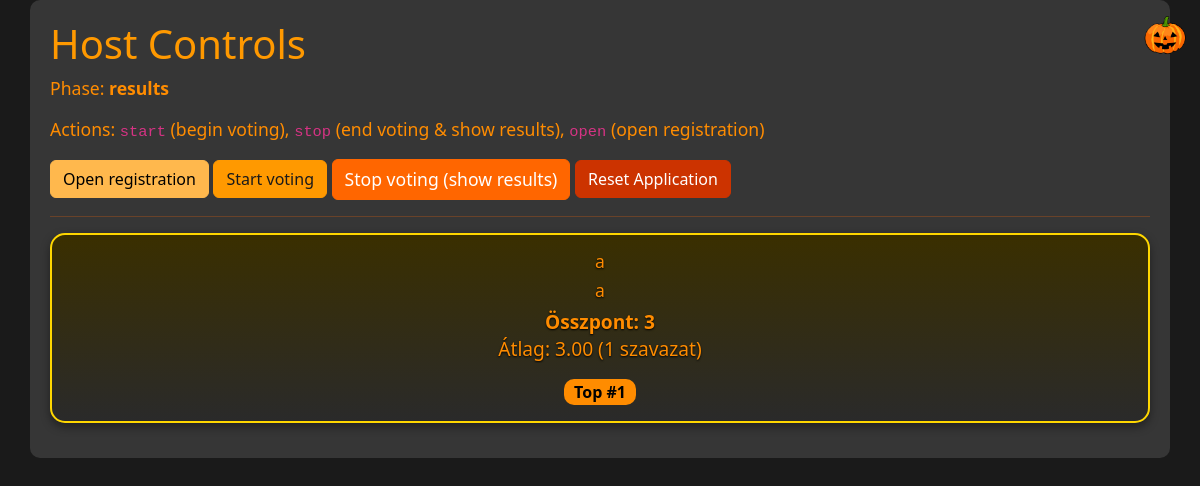
Before: /start_vote.php (signed in) with the older database file.
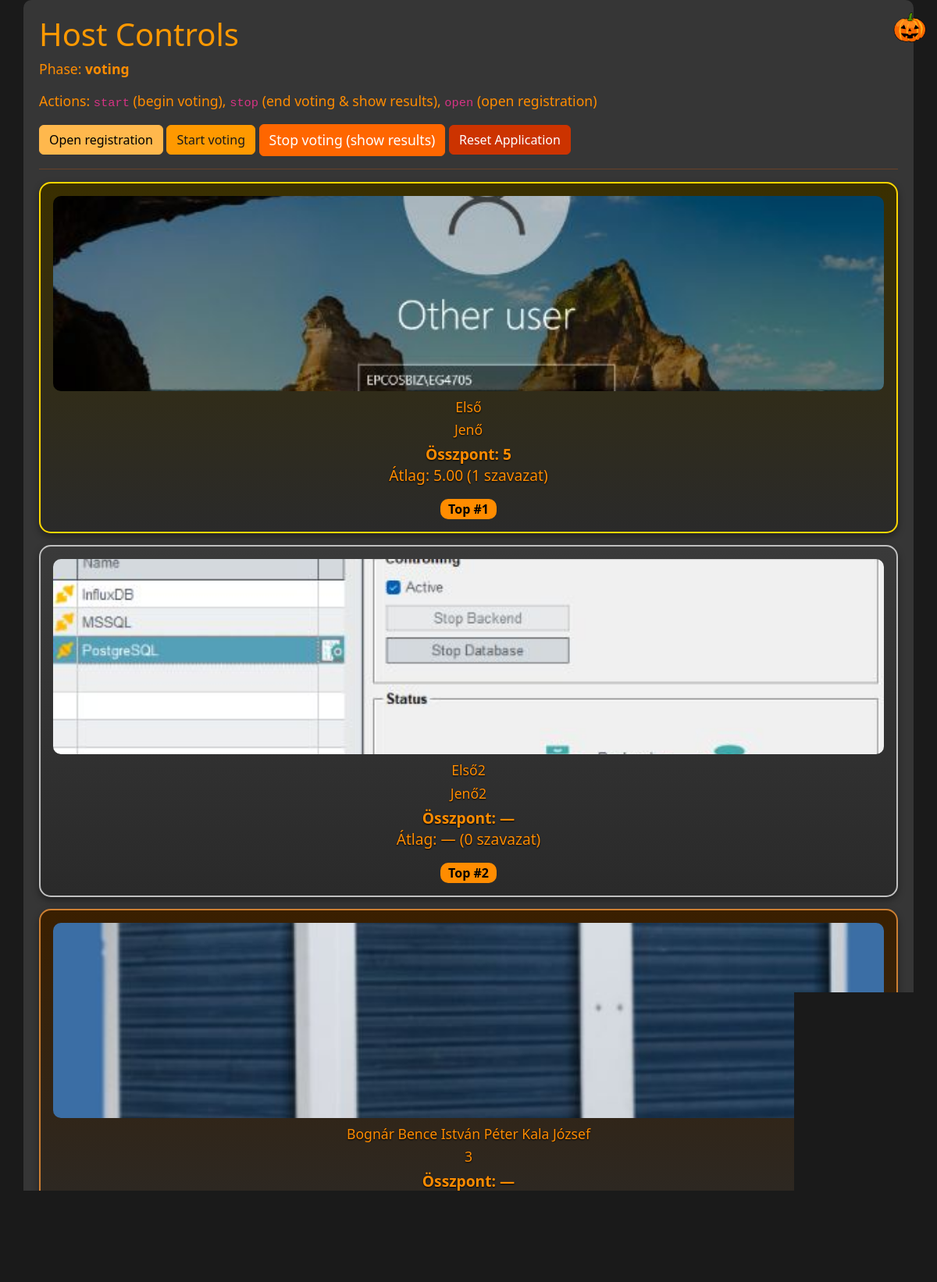
After: the same page with the newer database file.
### tables this page shows
CREATE TABLE meta (
    k TEXT PRIMARY KEY,
    v TEXT
);

CREATE TABLE participants (
    id INTEGER PRIMARY KEY AUTOINCREMENT,
    name TEXT NOT NULL,
    costume TEXT NOT NULL,
    photo TEXT,
    created_at INTEGER NOT NULL DEFAULT (strftime('%s','now'))
);

### inc/db.php (called while the page is built, shortened)
<?php
function get_phase($pdo) {
    $st = $pdo->query("SELECT v FROM meta WHERE k='phase'");
    $r = $st->fetchColumn();
    return $r ?: 'registration';
}
?>

### inc/functions.php (called while the page is built, shortened)
<?php
require_once __DIR__ . '/db.php';
function h($s){ return htmlspecialchars($s, ENT_QUOTES); }
?>

### start_vote.php (the view, shortened to what this page needs)
<?php
require 'inc/db.php';
require 'inc/functions.php';
$rows = $pdo->query('
  SELECT
    p.*,
    (SELECT SUM(score) FROM votes v WHERE v.participant_id = p.id) AS total_score,
    (SELECT AVG(score) FROM votes v WHERE v.participant_id = p.id) AS avg_score,
    (SELECT COUNT(*) FROM votes v WHERE v.participant_id = p.id) AS votes_count
  FROM participants p
  ORDER BY total_score DESC NULLS LAST, avg_score DESC
')->fetchAll();
$phase = get_phase($pdo);
?>
<!doctype html>
<html><head><meta charset="utf-8"><title>Host Controls</title>
<link rel="stylesheet" href="https://cdn.jsdelivr.net/npm/bootstrap@5.3.0/dist/css/bootstrap.min.css">
<link rel="stylesheet" href="assets/css/custom.css">
</head><body>
<div class="container" style="padding:20px">
  <h1>Host Controls</h1>
  <p>Phase: <strong><?php echo h($phase); ?></strong></p>
  <p>Actions: <code>start</code> (begin voting), <code>stop</code> (end voting & show results), <code>open</code> (open registration)</p>
  <p>
    <a class="btn btn-warning" href="start_vote.php?action=open">Open registration</a>
    <a class="btn btn-success" href="start_vote.php?action=start">Start voting</a>
    <a class="btn btn-primary" href="start_vote.php?action=stop">Stop voting (show results)</a>
    <a class="btn btn-danger" href="reset.php" onclick="return confirm('Are you sure? This will delete the database and all uploads!')">Reset Application</a>
  </p>
  <hr>
  <?php $i=0; foreach ($rows as $r): $i++; ?>
    <?php
      $rankClass = '';
      if ($i === 1) $rankClass = 'gold';
      elseif ($i === 2) $rankClass = 'silver';
      elseif ($i === 3) $rankClass = 'bronze';
    ?>
    <div class="col-12">
      <div class="card result-card <?php echo $rankClass; ?> p-3 text-center">
        <?php if ($r['photo']): ?>
          <img src="<?php echo h($r['photo']); ?>" class="photo" alt="photo">
        <?php endif; ?>
        <div class="result-card-content">
          <h4><?php echo h($r['name']); ?></h4>
          <p><?php echo h($r['costume']); ?></p>
          <p style="font-size:1.2rem">
            <strong>Összpont: <?php echo $r['total_score'] ? number_format($r['total_score'],0) : '—'; ?></strong><br>
            Átlag: <?php echo $r['avg_score'] ? number_format($r['avg_score'],2) : '—'; ?>
            (<?php echo $r['votes_count']; ?> szavazat)
          </p>
          <?php if ($i<=3): ?><div class="badge rank-badge">Top #<?php echo $i; ?></div><?php endif; ?>
        </div>
      </div>
    </div>
  <?php endforeach; ?>
<a href="index.php">
  <img src="assets/images/pumpkin.png" class="pumpkin" alt="pumpkin">
</a>
</div>
</body></html>

### assets/css/custom.css (style rules this page uses)
body { position: relative; background-color: #1a1a1a; color: #ff8c00; font-family: 'Segoe UI', Tahoma, Geneva, Verdana, sans-serif; font-size: 1.1rem; line-height: 1.4; overflow-x: hidden; }
body::before { content: ""; position: fixed; top: 0; left: 0; width: 100%; height: 100%; background-image: url("../images/spiderweb.png"); background-size: cover; background-position: center; background-repeat: no-repeat; opacity: 0.3; z-index: -1; pointer-events: none; }
h1, h2, h3, h4, h5, h6 { color: #ff9900; margin-bottom: 0.5rem; }
.container { background-color: #363636; padding: 20px; border-radius: 10px; }
.btn-primary { background-color: #ff6600; border-color: #ff6600; font-size: 1.1rem; }
.btn-success { background-color: #ff9900; border-color: #ff9900; color: #1a1a1a; }
.btn-danger { background-color: #cc3300; border-color: #cc3300; }
.btn-warning { background-color: #ffb84d; border-color: #ffb84d; }
.card { display: flex; flex-direction: column; justify-content: flex-start; background-color: #2a2a2a; border-radius: 10px; padding: 15px; margin-bottom: 15px; width: 100%; box-sizing: border-box; }
.card img.photo { width: 100%; height: auto; max-height: 250px; object-fit: cover; border-radius: 10px; display: block; margin-bottom: 10px; }
.card h5, .card h4, .card p { margin-bottom: 0.4rem; color: #ff8c00; overflow: hidden; text-overflow: ellipsis; word-wrap: break-word; font-size: 1.1rem; }
.pumpkin { position: absolute; top: 10px; right: 10px; width: 50px; height: auto; z-index: 1000; cursor: pointer; }
a { color: #ff9900; }
hr { border-top: 1px solid #ff6600; }
.result-card { background-color: #2a2a2a; border-radius: 15px; box-shadow: 0 4px 10px rgba(0,0,0,0.4); margin-bottom: 15px; border: 2px solid #444; }
.result-card.gold { border-color: gold; background: linear-gradient(180deg, #3a2f00, #2a2a2a); }
.result-card.silver { border-color: silver; background: linear-gradient(180deg, #3a3a3a, #2a2a2a); }
.result-card.bronze { border-color: #cd7f32; background: linear-gradient(180deg, #3a1f00, #2a2a2a); }
.rank-badge { background-color: #ff8c00; color: black; font-weight: bold; font-size: 1rem; border-radius: 10px; padding: 5px 10px; display: inline-block; margin-top: 10px; }
.result-card img.photo { width: 100%; height: 250px; object-fit: cover; object-position: center; border-radius: 10px; margin-bottom: 10px; }
.result-card h4, .result-card p { color: #ff8c00; margin-bottom: 0.4rem; text-shadow: 0 1px 2px black; }

Changed rows visible on the page:
changed meta: v "results" → "voting"
changed participants: photo: picture added; name "a" → "Első"; costume "a" → "Jenő"; total_score "3" → "5"; avg_score "3.00" → "5.00"
added participants: photo (picture), name "Első2", costume "Jenő2", votes_count "0"
added participants: photo (picture), name "Bognár Bence István Péter Kala József", costume "3"
